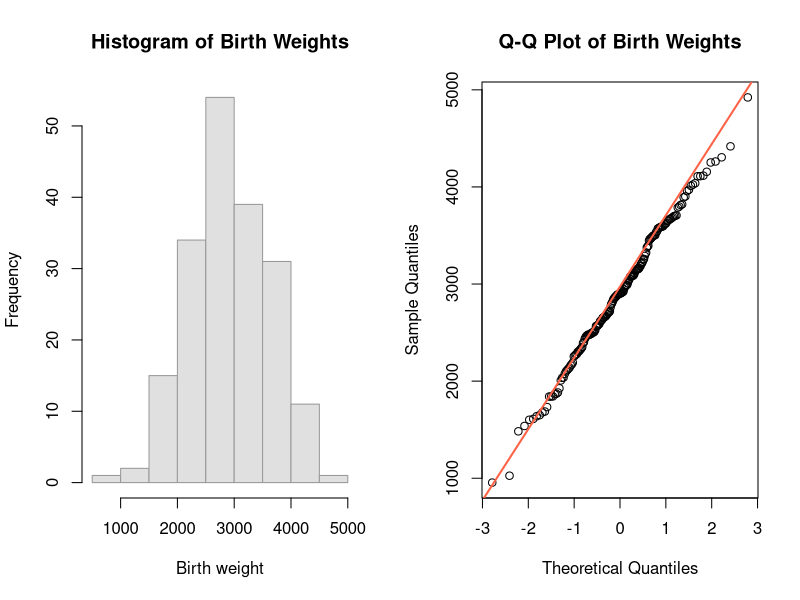
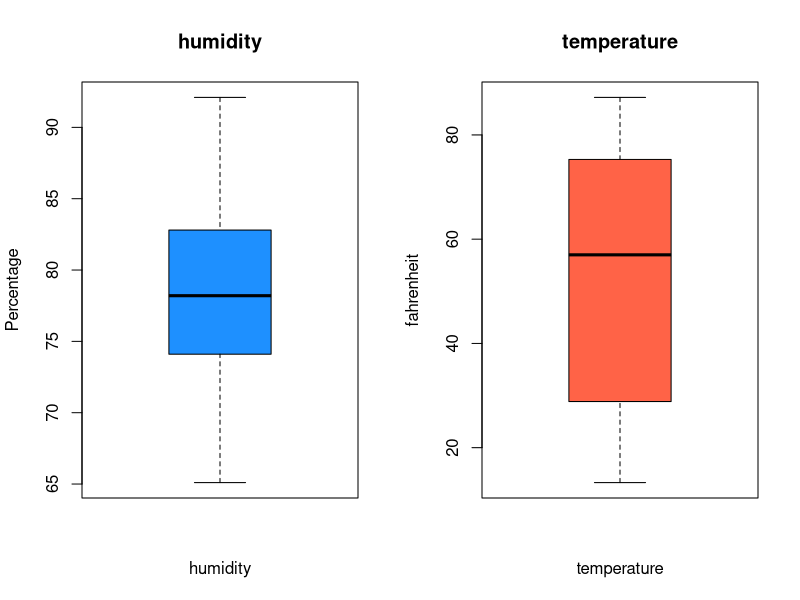
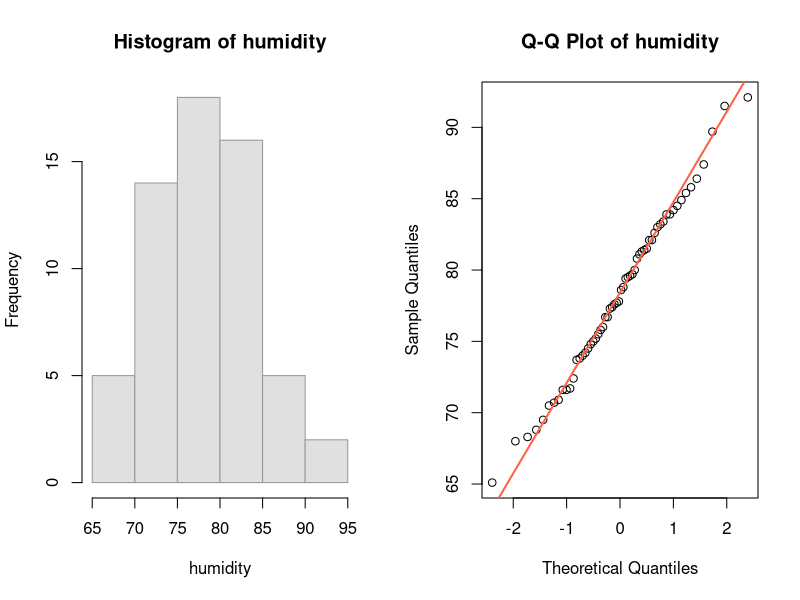
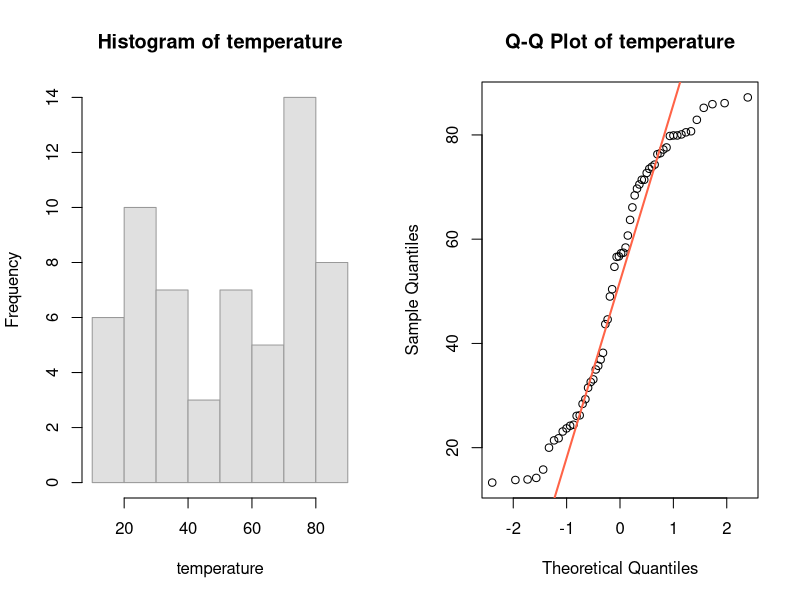

R code for these plots, in order:
## ---- chunk 1
knitr::opts_chunk$set(echo = TRUE)
library(tidyverse)
## ---- chunk 2
#load data
raw_data = read.table(file = "birthweight.txt", header = TRUE)
#check if the data is correctly loaded
head(raw_data)
birthweight = raw_data[, 1]
## ---- chunk 3
# histogram
par(mfrow= c(1,2))
hist(birthweight, main = "Histogram of Birth Weights", xlab = "Birth weight",  col="gray88", border="gray60")
# QQ Plot
qqnorm(birthweight, main = "Q-Q Plot of Birth Weights")
qqline(birthweight, col = "tomato", lwd = 2)
## ---- chunk 4
# shapiro test for the normality of the data
shapiro.test(birthweight)
## ---- chunk 5
# the sample mean is used for point estimate for the data
bw_m = mean(birthweight); bw_m
## ---- chunk 6
bw_n = length(birthweight)
bw_s = sd(birthweight)
# alpha/2 = 0.05, so 1 - alpha = 0.9
bw_t = qt(0.95, df = bw_n-1)
c(bw_m - bw_t*bw_s/sqrt(bw_n), bw_m + bw_t*bw_s/sqrt(bw_n))

## ---- chunk 7
# H0
# H1
# One sample t-test
t.test(birthweight, mu = 2800, alt = "g")
## ---- chunk 8
# point estimate for p
childcare_p = 140 / 200; childcare_p
## ---- chunk 9
# calculate q
childcare_q = 1 - childcare_p
# sample size
childcare_n = 200
# calculate z alpha/2. 
# for 99% CI, we have alpha = 0.01
childcare_z = qnorm(1 - 0.01/2)
# calculate the 99% CI of childcare_p
c(childcare_p - childcare_z * sqrt(childcare_p * childcare_q / childcare_n),
  childcare_p + childcare_z * sqrt(childcare_p * childcare_q / childcare_n))
## ---- chunk 10
bi_0.9 = binom.test(140, 200, p = 0.75,conf.level = 0.9); bi_0.9[3]
bi_0.95 = binom.test(140, 200, p = 0.75,conf.level = 0.95); bi_0.95[3]
bi_0.99 = binom.test(140, 200, p = 0.75,conf.level = 0.99); bi_0.99[3]
bi_0.8 = binom.test(140, 200, p = 0.75,conf.level = 0.8); bi_0.8[3]
## ---- chunk 11
#load data
raw_data_weather = read.table(file = "weather.txt", header = TRUE)
#check if the data is correctly loaded
head(raw_data_weather)
# assign variables
humidity = raw_data_weather$humidity
temperature = raw_data_weather$temperature
## ---- chunk 12
summary(humidity)
summary(temperature)
## ---- chunk 13
par(mfrow= c(1,2))
boxplot(humidity, main = "humidity", xlab = "humidity", ylab = "Percentage", col="dodgerblue")
boxplot(temperature, main = "temperature", xlab = "temperature", ylab = "fahrenheit", col="tomato")
## ---- chunk 14
# histogram
par(mfrow= c(1,2))
hist(humidity, main = "Histogram of humidity", xlab = "humidity",  col="gray88", border="gray60")
# QQ Plot
qqnorm(humidity, main = "Q-Q Plot of humidity")
qqline(humidity, col = "tomato", lwd = 2)
## ---- chunk 15
# shapiro test for the normality of the data
shapiro.test(humidity)
## ---- chunk 16
# histogram
par(mfrow= c(1,2))
hist(temperature, main = "Histogram of temperature", xlab = "temperature",  col="gray88", border="gray60")
# QQ Plot
qqnorm(temperature, main = "Q-Q Plot of temperature")
qqline(temperature, col = "tomato", lwd = 2)
## ---- chunk 17
# shapiro test for the normality of the data
shapiro.test(temperature)
